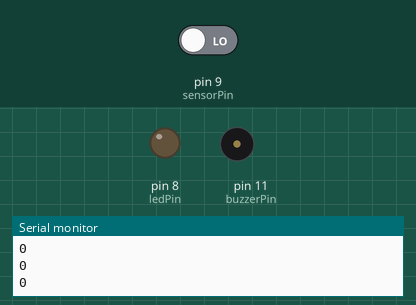
Recording of a sketch running on a simulated Arduino Uno, built with avr-gcc and run on an emulated ATmega328P. On the bench: output pins drawn as LEDs (lit = HIGH), buzzer (waves = sounding, pin HIGH), the last lines printed to the serial monitor. Dashed ring = blinking. The test bench sets the inputs (shaded band); at power-on: pin 9 (sensorPin) LOW.

Above: at 1.2 s.
1.3 s: pin 9 (sensorPin) driven HIGH
At 1.55 s:
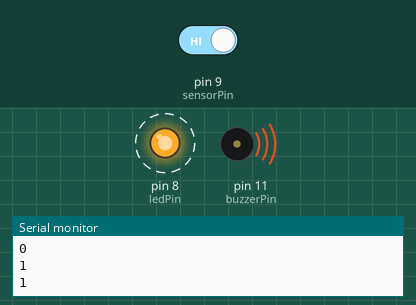
4.3 s: pin 9 (sensorPin) driven LOW
At 4.3 s:
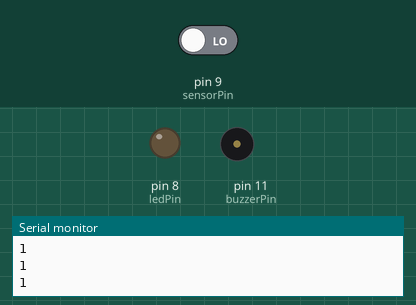
Timing chart, 0 to 7.3 s (numbered marks = the images above; inputs shaded):
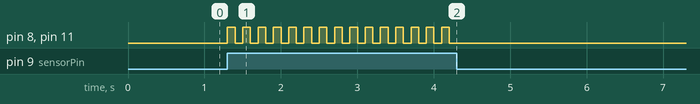

The sketch:

015SecurityAlarm.ino
```cpp
int sensorPin = 9;
int buzzerPin = 11;
int ledPin = 8;

void setup() {

  pinMode(sensorPin, INPUT);
  pinMode(buzzerPin, OUTPUT);
  pinMode(ledPin, OUTPUT);
  Serial.begin(9600);

}

void loop() {

  int deger = digitalRead(sensorPin);
  Serial.println(deger);

  if (deger == HIGH)
  {
    digitalWrite(buzzerPin, HIGH);
    digitalWrite(ledPin, HIGH);
    delay(100);
    digitalWrite(buzzerPin, LOW);
    digitalWrite(ledPin, LOW);
    delay(100);
  }
  else
  {
    digitalWrite(buzzerPin, LOW);
    digitalWrite(ledPin, LOW);
    delay(100);
  }

}
```

Measured:
- after the input at 1.3 s, pin 8 (ledPin), pin 11 (buzzerPin): alternates HIGH for 0.10 s and LOW for 0.10 s, starting at once
- after the input at 4.3 s, pin 8 (ledPin), pin 11 (buzzerPin): stops changing and stays LOW
